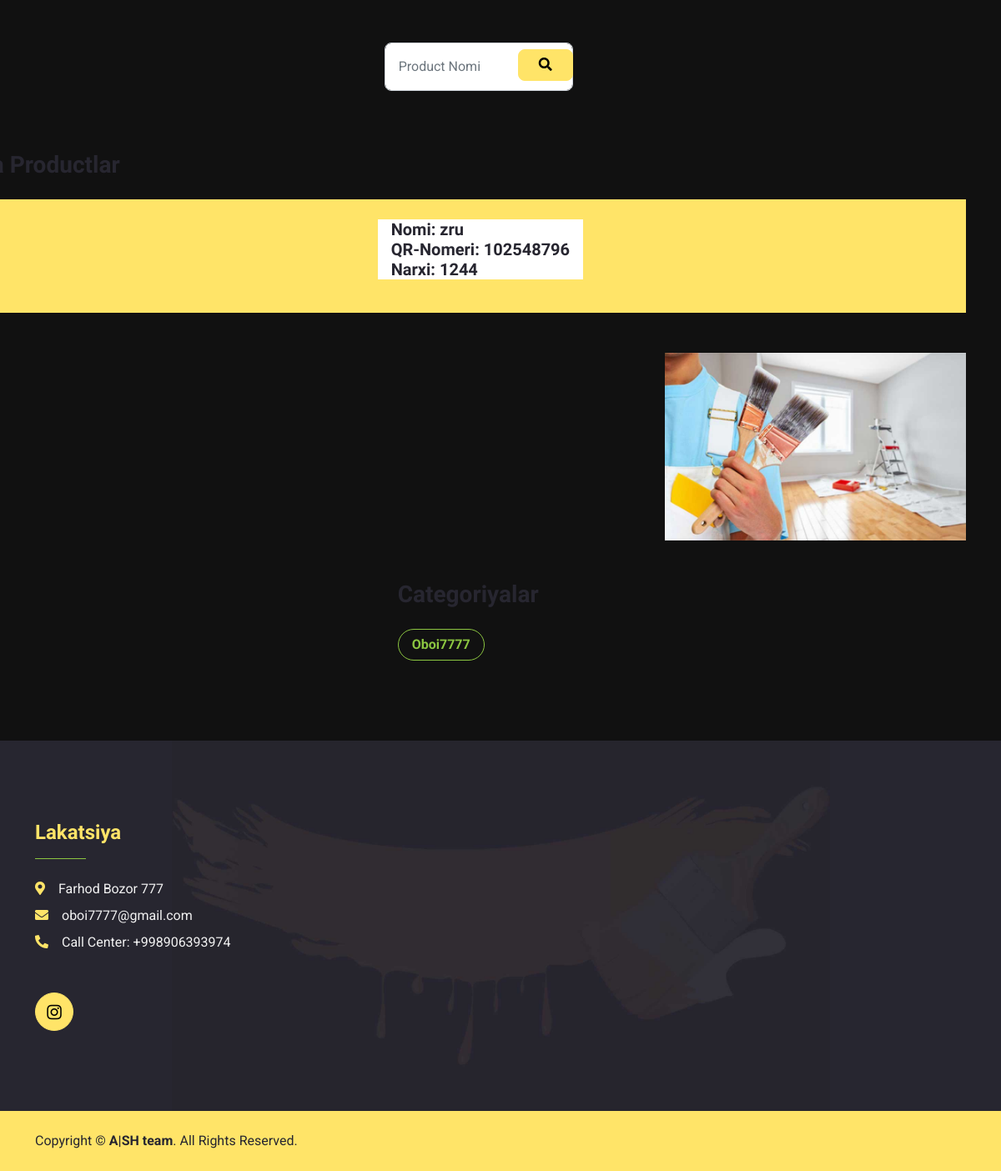
Before: /home/ (lower part) with the older database file.
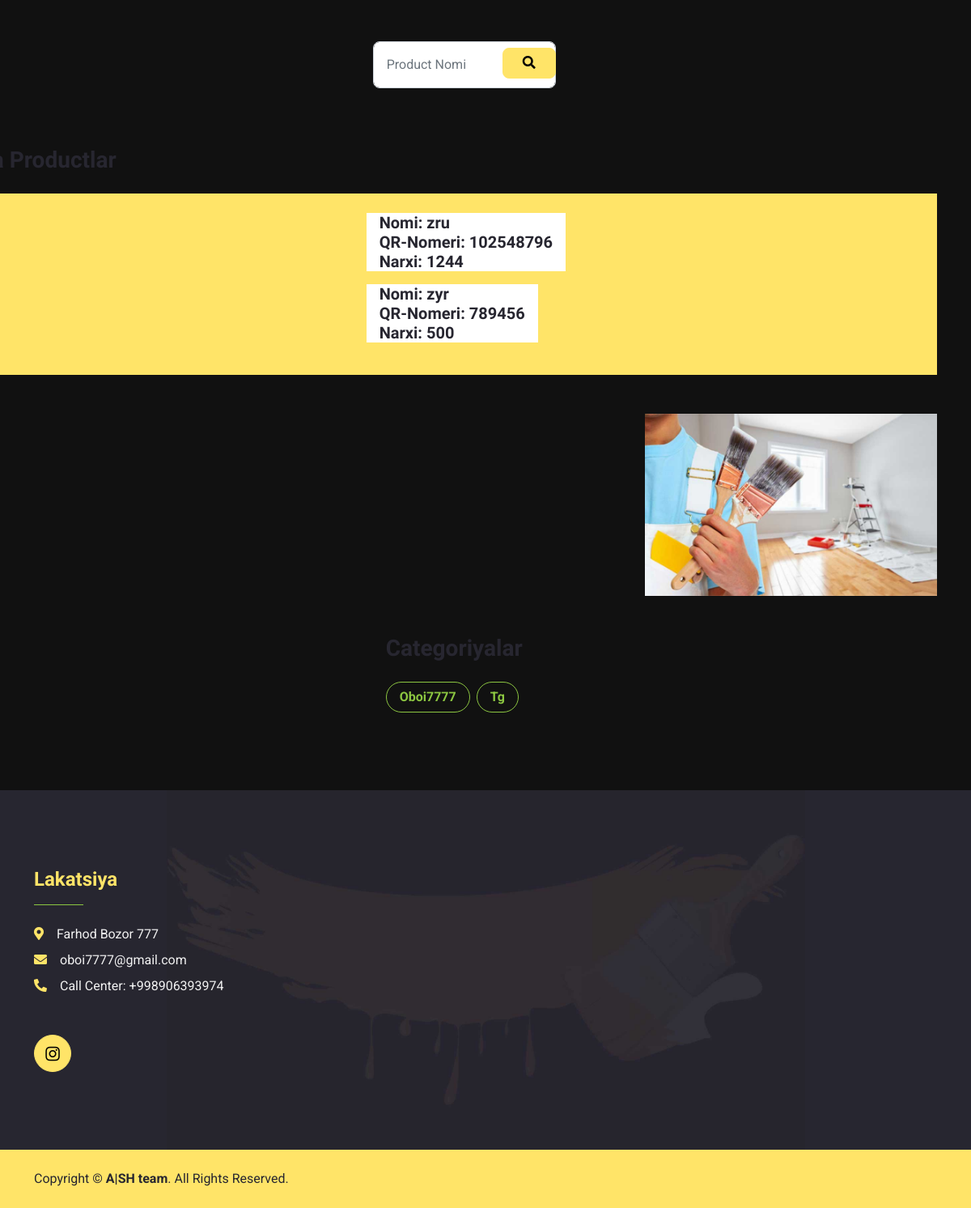
After: the same page with the newer database file.
### kabinet/models.py (models this page shows, shortened)
class Product_info(models.Model):
    last_name = models.ForeignKey(Product, null=True, on_delete=models.CASCADE)
    name = models.CharField(max_length=250)
    number = models.IntegerField()
    price = models.IntegerField()
    datatime = models.DateTimeField()

class Categoriya(models.Model):
    name = models.CharField(max_length=250)

### users/views.py (the view)
def home(request):
    categoriya = Categoriya.objects.all()
    product_1 = Product_info.objects.all()
    ctx = {
        'categoriya':categoriya,
        'product_1':product_1
    }
    return render(request, 'users/home.html',ctx)

### templates/users/home.html (shortened to what this page needs)
{% extends 'users/base.html' %}
{% load static %}
{% block content %}
    <link href="https://cdnjs.cloudflare.com/ajax/libs/font-awesome/5.15.0/css/all.min.css" rel="stylesheet">
    <link href="https://cdn.jsdelivr.net/npm/bootstrap-icons@1.4.1/font/bootstrap-icons.css" rel="stylesheet">
    <link href="lib/owlcarousel/assets/owl.carousel.min.css" rel="stylesheet">
    <link href="css/bootstrap.min.css" rel="stylesheet">
    <link href="{% static 'c/css/style.css' %}" rel="stylesheet">
    </head>
    <body>
    <div class="container-fluid py-6">
        <div class="container py-5">
            <div class="row g-3">
                <div class="col-lg-8">
                </div>
                <div class="col-lg-4">
                    <div style="margin-left: -21rem" class="mb-5">
                        <div class="input-group">
                            <form method="post" action="{% url 'search' %}">
                                <input name="search" type="text" class="form-control p-3" placeholder="Product Nomi">
                                <button style="margin-top: -5.5rem;margin-left: 10rem;heigth: 10rem" type="submit"
                                        class="btn btn-primary px-4"><i class="fa fa-search"></i></button>
                            </form>
                        </div>
                    </div>
                    <div style="margin-left: -55rem" class="mb-5">
                        <h3 class="mb-4">Barcha Productlar</h3>
                        <div class="bg-primary p-4">
                            {% for i in product_1 %}
                            <div style="margin-left: 32rem" class="d-flex mb-3">
                                <b href="" class="h5 d-flex align-items-center bg-white px-3 mb-0">
                               Nomi: {{ i.name }} <br> QR-Nomeri: {{ i.number }} <br> Narxi: {{ i.price }}</b>
                            </div>
{% endfor %}
                        </div>
                    </div>
                    <div class="mb-5">
                        <img src="img/blog-1.jpg" alt="" class="img-fluid">
                    </div>
                    <div style="margin-left: -20rem" class="mb-5">
                        <h3  class="mb-4">Categoriyalar</h3>
                        <div style="margin-left: 1.4rem" class="d-flex flex-wrap m-n1">
                            {% for  i in categoriya %}
                                <a href="" class="btn btn-outline-secondary rounded-pill px-3 m-1">{{ i.name }}</a>
                            {% endfor %}
                        </div>
                    </div>
                </div>
            </div>
        </div>
    </div>
    <div class="container-fluid bg-dark bg-footer text-light py-5">
        <div class="container py-5">
            <div class="row g-5">
                <div class="col-lg-3 col-md-6">
                    <h4 class="text-primary">Lakatsiya</h4>
                    <hr class="w-25 text-secondary mb-4" style="opacity: 1;">
                    <p class="mb-2"><i class="fa fa-map-marker-alt text-primary me-3"></i>Farhod Bozor 777 </p>
                    <p class="mb-2"><i class="fa fa-envelope text-primary me-3"></i>oboi7777@gmail.com</p>
                    <p class="mb-0"><i class="fa fa-phone-alt text-primary me-3"></i>Call Center: +998906393974</p>
                </div>
                <div class="d-flex">
                    <a class="btn btn-lg btn-primary btn-lg-square rounded-circle" href="https://instagram.com/Komronbek765"><i
                            class="fab fa-instagram"></i></a>
                </div>
            </div>
        </div>
    </div>
    </div>
    <div class="container-fluid bg-primary text-dark py-4">
        <div class="container">
            <div class="row g-0">
                <div class="col-md-6 text-center text-md-start">
                    <p class="mb-md-0">Copyright &copy; <a class="text-dark fw-bold" href="#">A|SH team</a>. All
                        Rights Reserved.</p>
                </div>
            </div>
        </div>
    </div>
    </body>
{% endblock content %}

Changed rows visible on the page:
added Product_info: name "zyr", number "789456", price "500"
added Categoriya: name "Tg"
